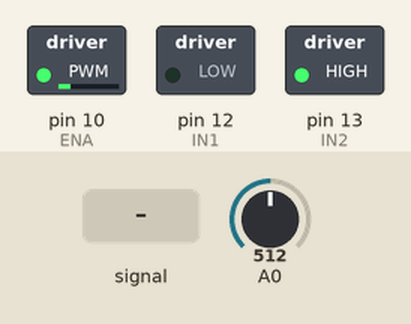
This sketch was run on a simulated Arduino Uno, built with avr-gcc and run on an emulated ATmega328P. Parts: switched loads named in the sketch (green lamp = pin HIGH). The inputs (shaded band) are chosen by the test bench; at power-on: A0 = 512. What the sketch prints to the serial monitor is not drawn.

Above: at 0.79 s.
1.3 s: A0 fed a 200 Hz sine of ±460 counts around its level
Timing chart, 0 to 4.3 s (numbered marks = the images above; inputs shaded):
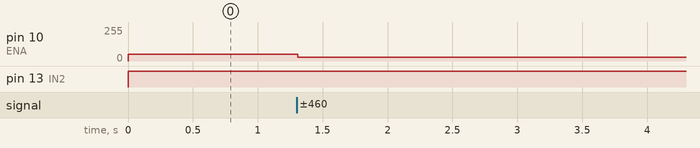

The sketch:

Source.ino
```cpp
#define pwm;

int sensorvalue;
int state1 = HIGH;
int state2;
float rps;
float rpm;
unsigned long prevMillis = 0;
unsigned long interval = 200;
unsigned long currentTime;
unsigned long prevTime = 1;
unsigned long diffTime;
int sensorthreshold = 100;


int desiredrpm=2000;


// To store time
unsigned long duration; // To store time difference
unsigned long refresh;
boolean currentstate; // Current state of IR input scan
boolean prevstate;

int ENA = 10;
int IN1 = 12;
int IN2 = 13;

int speed=0;


int dutycycle=0;
int dut=50;
float kp=0.05;
float ki=0.09;
float kd=0.05;
double current_mills=0;
double previous_mills=0;
int pre=0;
int sampling_interval=50;
int err=0;
int int_err=0;
int diff_err=0;

void setup() {
  // put your setup code here, to run once:
//pinMode(pwm,OUTPUT);

pinMode(0,INPUT);


pinMode (ENA, OUTPUT);
pinMode (IN1, OUTPUT);
pinMode (IN2, OUTPUT);

  prevstate = LOW;

 Serial.begin(9600);


}


void measurerpm()
  {
    sensorvalue = analogRead(0);
   //Serial.println(sensorvalue);
   //delay(1000);
   // read from pin 0
  if(sensorvalue < sensorthreshold)
    state1 = HIGH;
   else
    state1 = LOW;

   if(state2!=state1){      //counts when the state change, thats from (dark to light) or
                            //from (light to dark), remember that IR light is invisible to us.
     if (state2>state1){
       currentTime = micros();   // Get the arduino time in microseconds
       diffTime = currentTime - prevTime;  // calculate the time diff from the last meet-up
       rps = 1000000/diffTime;   // calculate how many rev per second, good to know
       rpm = 60000000/diffTime;  // calculate how many rev per minute

       unsigned long currentMillis = millis();

       // print to serial at every interval - defined at the variables declaration
       if(currentMillis - prevMillis > interval){ // see if now already an interval long
       prevMillis = currentMillis;
       Serial.print(rps); Serial.print(" rps  "); Serial.print(rpm); Serial.println(" rpm");
     //delay(100);
     }

       prevTime = currentTime;
     }
     state2 = state1;
   }
      // if( ( millis()-refresh ) >= 100 )
    //{
      // Serial.println(rpm);
       //delay(10);
    //}

}

      // Serial.println("measured rpm");
       //Serial.print(',');
       //Serial.println(rpm);
       //delay(1000);


 // }


void motor()
{// Turn on MOTOR A
digitalWrite(IN2, HIGH);
digitalWrite(IN1, LOW);
// Set Speed from 0-55
analogWrite(ENA,dut);
}


void loop() {


    //speed = map(rpm, 450, 1940, 30,120 );
  // Serial.println(speed);

  motor();


  // put your main code here, to run repeatedly:
  measurerpm();
current_mills=millis();
if((current_mills-previous_mills)>sampling_interval)
{
  //int dis=rpm;
  //rpm =(rpm*gain)+(pre*(1-gain));
 // Serial.print(rpm);
  //Serial.print(',');
  //Serial.println(dis);
  err= desiredrpm - rpm;
  int_err=  err + int_err;
  diff_err = err- diff_err;
  if(int_err<0)
  int_err=0;
  if(int_err>1024)
  int_err=1024;
  if(diff_err<0)
  diff_err=0;
  if(diff_err>1024)
  diff_err=1024;
   dut = (kp*err)+(ki*int_err)+(kd*diff_err);
  if(dut >1024)
  dut=255;
  if(dut < 30)
  dut=30;


}


}
```
